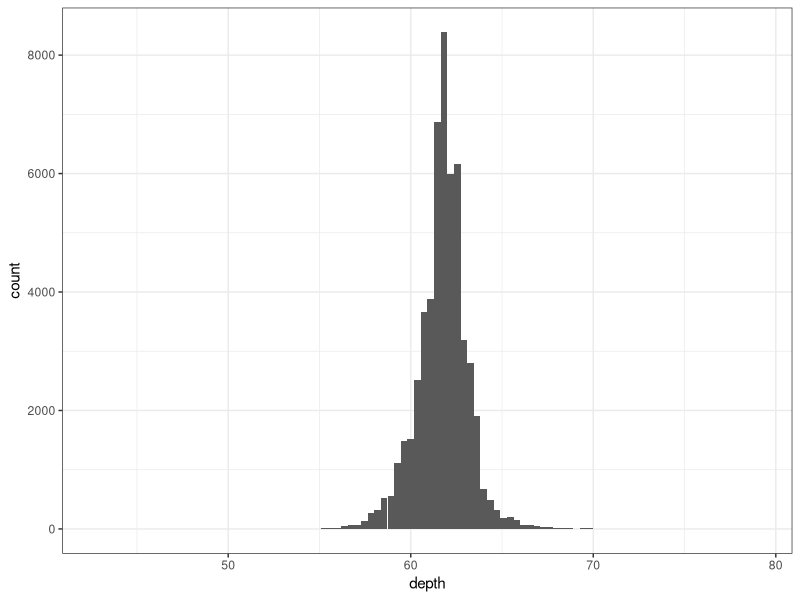
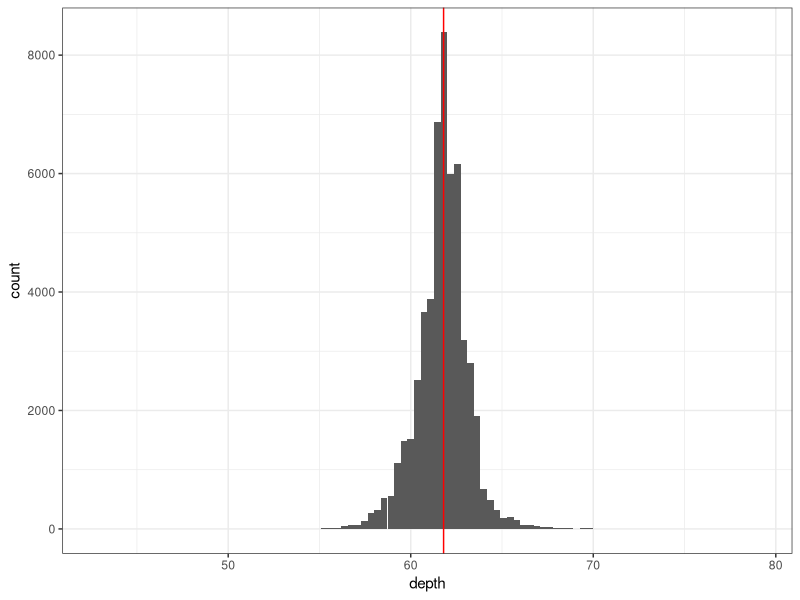
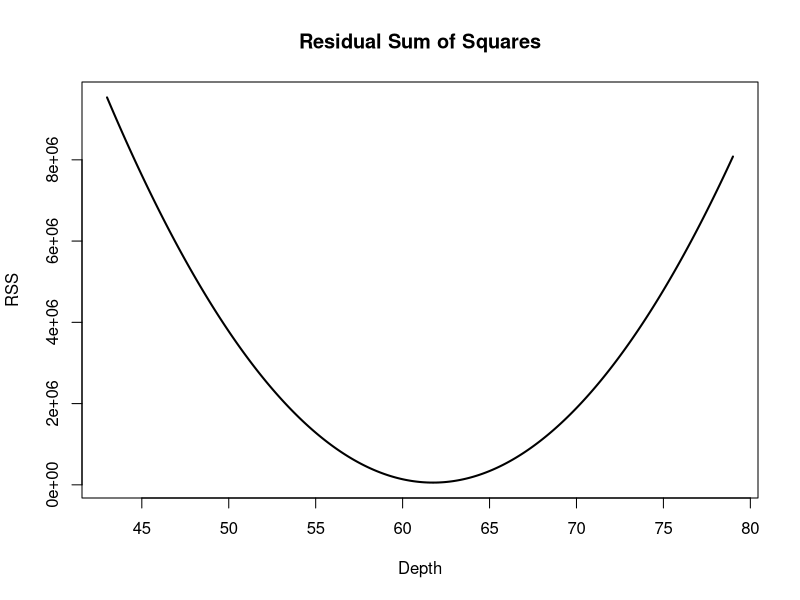
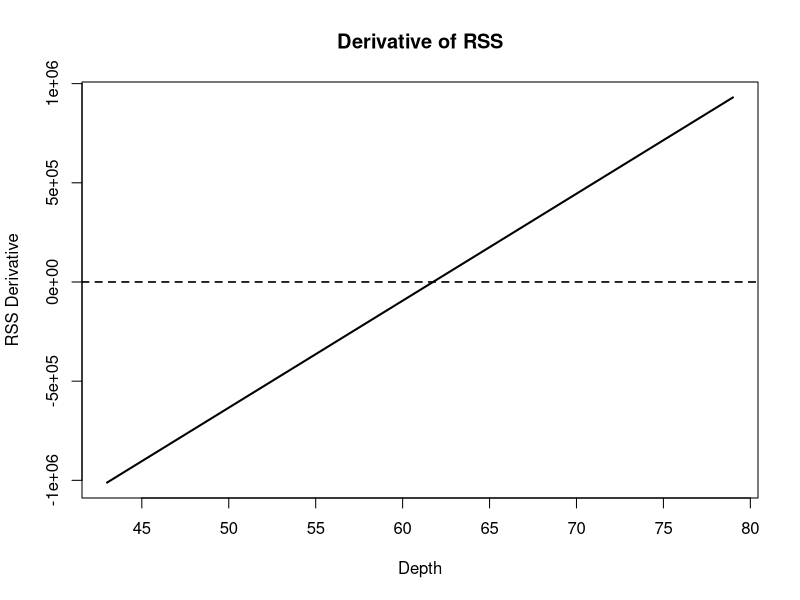
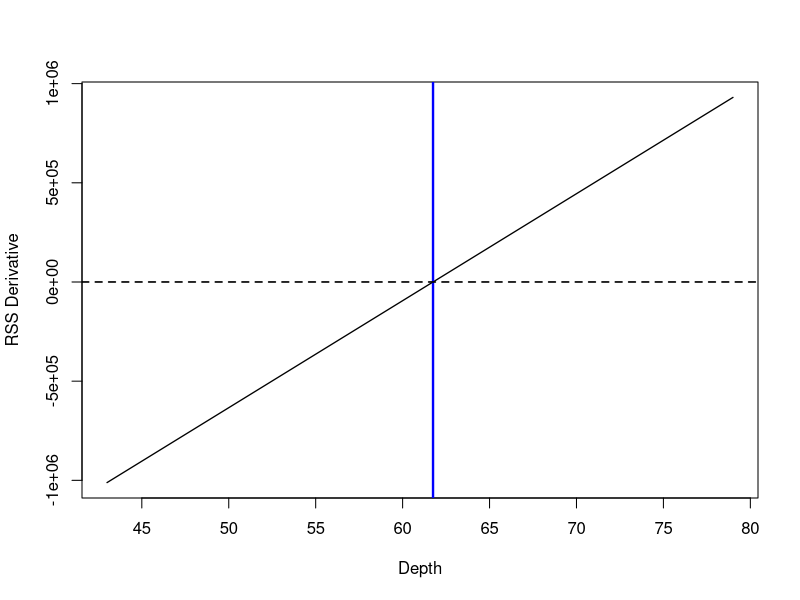
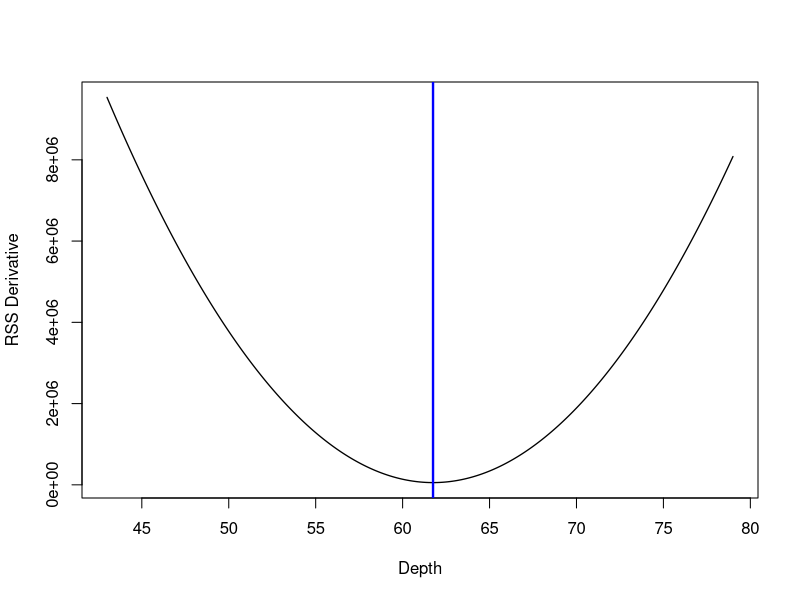
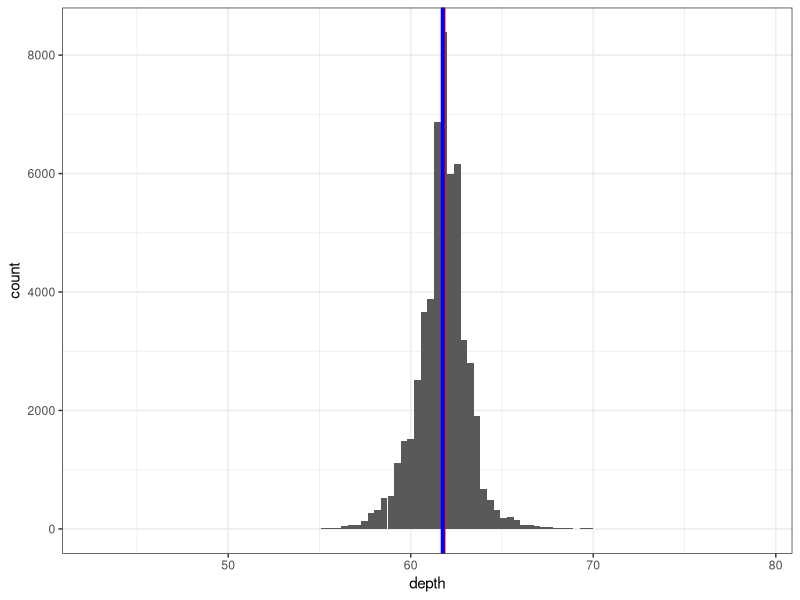
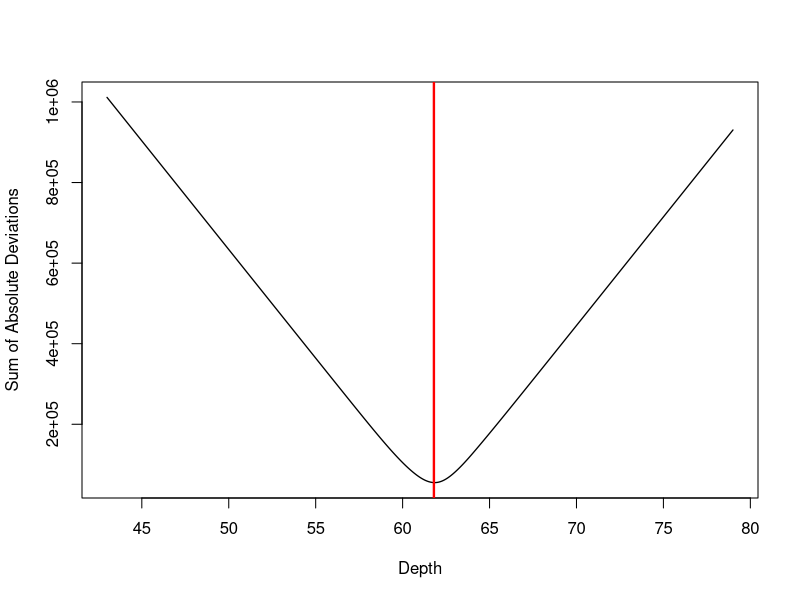

Generate these figures, in order, with R:
## ---- chunk 1
knitr::opts_chunk$set(echo = TRUE)
library(tidyverse)

theme_set(theme_bw())
## ---- chunk 2
data(diamonds)

diamonds %>%
  ggplot(aes(x=depth)) +
    geom_histogram(bins=100)
## ---- chunk 3
diamonds %>%
  summarize(min_depth = min(depth), max_depth = max(depth))
## ---- chunk 4
diamonds %>%
  ggplot(aes(x=depth)) +
    geom_histogram(bins=100) +
    geom_vline(aes(xintercept=median(depth)), color="red")
## ---- chunk 5
rss <- function(mu) { 0.5 * sum((diamonds$depth - mu)^2)}
mu_candidates <- seq(min(diamonds$depth), max(diamonds$depth), len=1000)
plot(mu_candidates, sapply(mu_candidates, rss), xlab="Depth", ylab="RSS", type="l", lwd=2, main="Residual Sum of Squares")
## ---- chunk 6
rss_deriv <- function(mu) { nrow(diamonds)*mu - sum(diamonds$depth)}
plot(mu_candidates, sapply(mu_candidates, rss_deriv), xlab="Depth", ylab="RSS Derivative", type="l", lwd=2, main="Derivative of RSS")
abline(h=0,lty=2,lwd=1.6)
## ---- chunk 7
our_mean <- sum(diamonds$depth) / nrow(diamonds)
plot(mu_candidates, sapply(mu_candidates, rss_deriv), xlab="Depth", ylab="RSS Derivative", type="l", lwd=1.3)
abline(v=our_mean, lwd=2.3, col="blue")
abline(h=0, lty=2, lwd=1.6)
## ---- chunk 8
plot(mu_candidates, sapply(mu_candidates, rss), xlab="Depth", ylab="RSS Derivative", type="l", lwd=1.3)
abline(v=our_mean, lwd=2.3, col="blue")
## ---- chunk 9
diamonds %>%
  ggplot(aes(x=depth)) +
    geom_histogram(bins=100) +
    geom_vline(aes(xintercept=median(depth)), color="red", size=1.3) +
    geom_vline(aes(xintercept=mean(depth)), color="blue", size=1.3)
## ---- chunk 10
diamonds %>%
  summarize(mean_depth = mean(depth), median_depth = median(depth))
## ---- chunk 11
sad <- function(m) sum(abs(diamonds$depth - m))
plot(mu_candidates, sapply(mu_candidates, sad), xlab="Depth", ylab="Sum of Absolute Deviations", type="l", lwd=1.3)
abline(v=median(diamonds$depth), lwd=2.3, col="red")
## ---- chunk 12
# create a df with standard deviation values to plot
sds_to_plot <- seq(-6,6)
sd_df <- diamonds %>%
  summarize(mean_depth = mean(depth), sd_depth = sd(depth)) %>%
  slice(rep_along(sds_to_plot, 1)) %>%
  mutate(sd_to_plot=sds_to_plot) %>%
  mutate(sd_val = mean_depth + sd_to_plot * sd_depth)

diamonds %>%
  ggplot(aes(x=depth)) + 
    geom_histogram(bins=100) +
    geom_vline(aes(xintercept=mean(depth)), col="blue", size=1.5) +
    geom_vline(aes(xintercept = sd_val), data=sd_df,
               linetype=2, size=1.2 - abs(seq(-1,1, len=13)))
## ---- chunk 13
quartile_df <- diamonds %>%
  summarize(first=quantile(diamonds$depth, p=1/4),
            third=quantile(diamonds$depth, p=3/4)) %>%
  tidyr::gather(quartile, value)

diamonds %>%
  ggplot(aes(x=depth)) +
    geom_histogram(bins=100) +
    geom_vline(aes(xintercept=median(depth)), size=1.3, color="red") +
    geom_vline(aes(xintercept=value), data=quartile_df, 
               size=1,color="red", linetype=2)
## ---- chunk 14
summary(diamonds$depth)
## ---- chunk 15
diamonds %>%
  summarize(sd_depth = sd(depth), iqr_depth = IQR(depth))
## ---- chunk 16
diamonds %>%
  summarize(med_depth = median(depth), 
            q1_depth = quantile(depth, 1/4),
            q3_depth = quantile(depth, 3/4)) %>%
  mutate(d1_depth = med_depth - q1_depth,
         d2_depth = q3_depth - med_depth) %>%
  select(d1_depth, d2_depth)
## ---- chunk 17
diamonds %>%
  ggplot(aes(x=carat, y=price)) +
    geom_point() +
    geom_hline(aes(yintercept = mean(price)), color="blue", lty=2) +
    geom_vline(aes(xintercept = mean(carat)), color="blue", lty=2)
